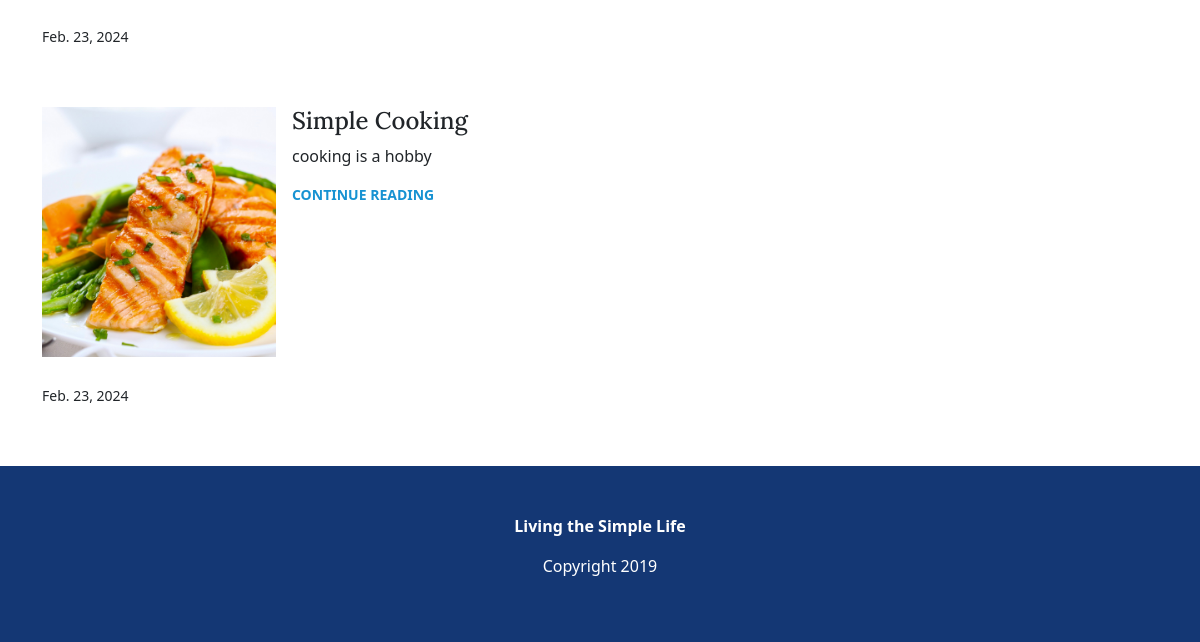
Before: / (lower part) with the older database file.
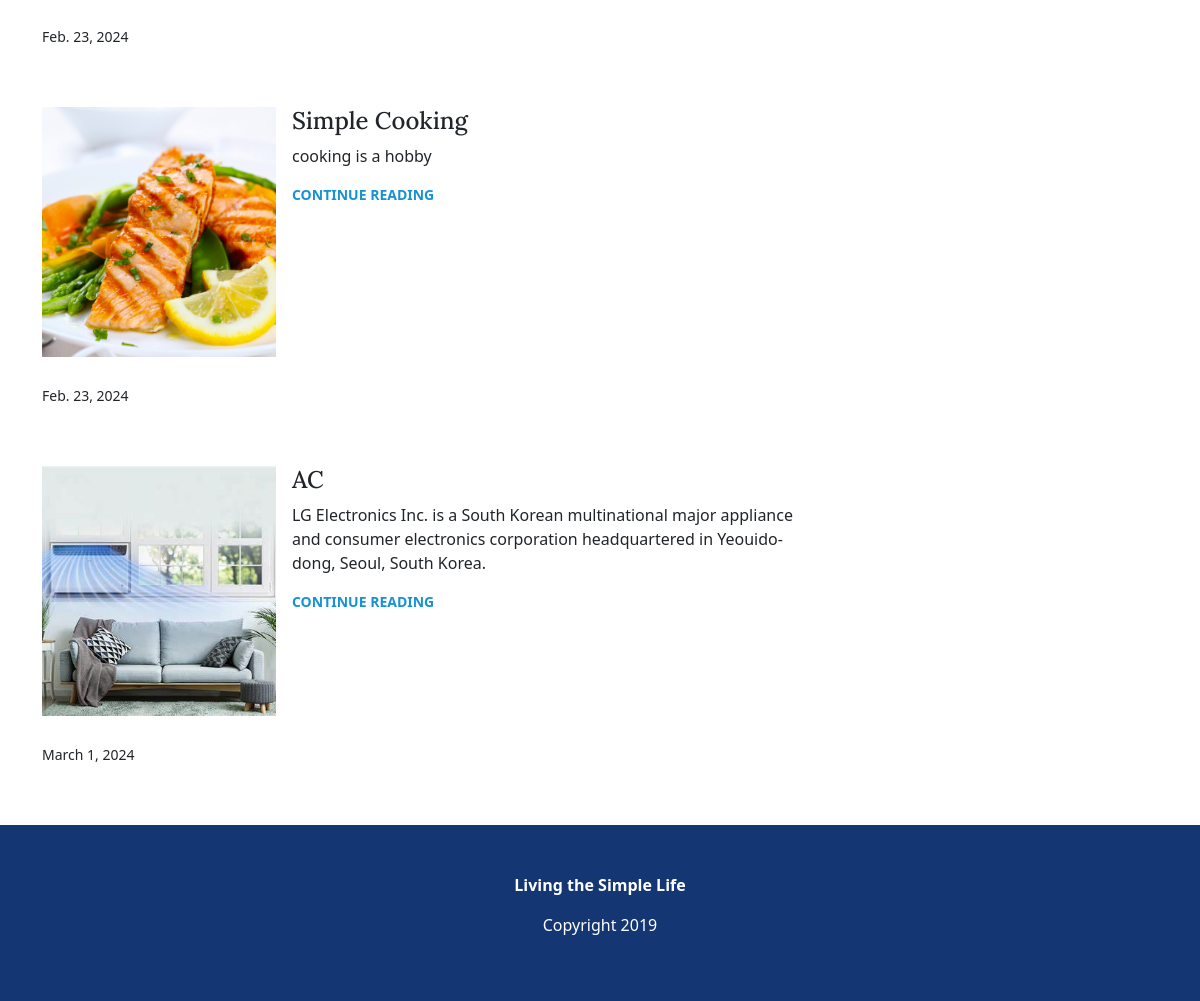
After: the same page with the newer database file.
### home/models.py (models this page shows)
class Article(models.Model):
    head=models.CharField(max_length=100)
    para=models.CharField(max_length=300)
    image=models.ImageField(upload_to='article_images/')
    date=models.DateField()

### home/views.py (the view)
# urls.py: path('',views.index ,name="home"),
def index(request):
    data={
        "art":Article.objects.all()
    }
    return render(request,'index.html',data)

### templates/index.html (shortened to what this page needs)
{% extends "base.html" %}
{% load static %}
{% block content %}
<div class="container container-flex">
    <main role="main">
        {% for d in art %}
        <article class="article-recent">
            <div class="article-recent-main">
                <h2  class="article-title">{{d.head}}</h2>
                <p class="article-body">{{d.para}}</p>
                <a href="/blog/{{d.id}}" class="article-read-more">CONTINUE READING</a>
            </div>
            <div class="article-recent-secondary">
                <img src="{{ d.image.url }}"  class="article-image" >
                <p class="article-info">{{d.date}}</p>
            </div>
        </article>
        {% endfor %}
    </main>
    <aside class="sidebar">
    </aside>
</div>
{% endblock %}

### templates/base.html (shortened to what this page needs)
{% load static %}
<html>
    <head><link rel="stylesheet" href="https://cdnjs.cloudflare.com/ajax/libs/normalize/8.0.1/normalize.css">
        <link rel="stylesheet" href="{% static 'css/styles1.css' %}">
        <link href="https://cdn.jsdelivr.net/npm/bootstrap@5.3.3/dist/css/bootstrap.min.css" rel="stylesheet">
    </head>
    <body>
        {% block content %}
        {% endblock %}
        <footer>
            <p><strong>Living the Simple Life</strong></p>
            <p>Copyright 2019</p>
        </footer>
    </body>
</html>

### static/css/styles1.css (style rules this page uses)
body { margin: 0; font-family: 'Ubuntu', sans-serif; font-size: 1.125rem; font-weight: 300; }
img { max-width: 100%; display: block; }
h1, h2, h3 { font-family: 'Lora', serif; font-weight: 400; color: #143774; margin-top: 0; }
a { color: #1792d2; }
strong { font-weight: 700; }
.article-title { font-size: 1.5rem; }
.article-read-more, .article-info { font-size: .875rem; }
.article-read-more { color: #1792d2; text-decoration: none; font-weight: 700; }
.article-info { margin: 2em 0; }
.container { width: 90%; max-width: 900px; margin: 0 auto; }
.container-flex { display: flex; flex-direction: column; justify-content: space-between; }
footer { background:#143774; color: white; text-align: center; padding: 3em 0; }
@media (min-width: 675px) { .container-flex { flex-direction: row; } }
@media (min-width: 675px) { main { width: 70%; } }
@media (min-width: 675px) { aside { width: 25%; min-width: 200px; margin-left: 1em; } }
.article-recent { display: flex; flex-direction: column; margin-bottom: 2em; }
.article-recent-main { order: 2; }
.article-recent-secondary { order: 1; }
@media (min-width: 675px) { .article-recent { flex-direction: row; justify-content: space-between; } }
@media (min-width: 675px) { .article-recent-main { width: 68%; } }
@media (min-width: 675px) { .article-recent-secondary { width: 30%; } }
@media (min-width: 675px) { .article-image { order: -2; min-height: 250px; object-fit: cover; } }
@media (min-width: 675px) { .article-info { order: -1; } }

Changed rows visible on the page:
added Article: head "AC", para "LG Electronics Inc. is a South Korean multinational major appliance and consumer electronics corporation headquartered in Yeouido-dong, Seoul, South Korea.", image (picture), date "March 1, 2024"
